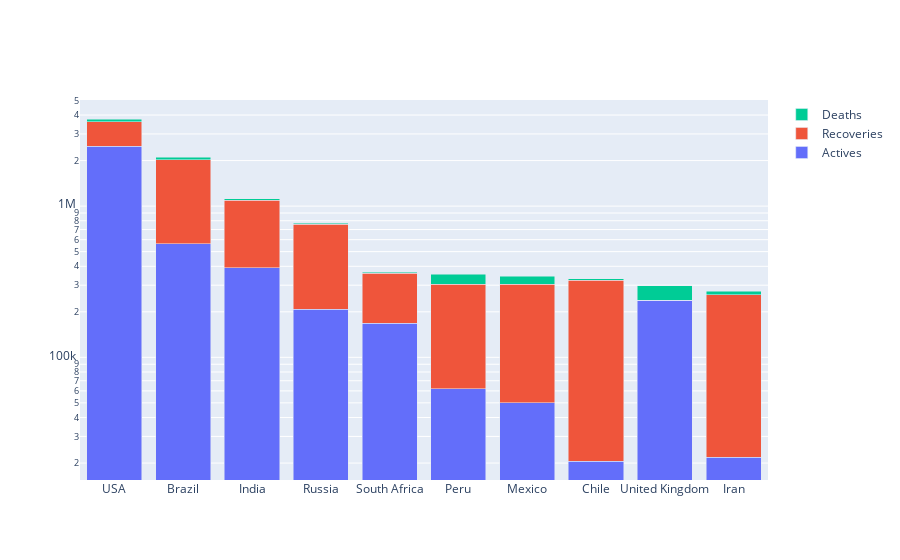

The notebook cell this image was saved under:
### Markdown cell above
# Problem 17
    Visualize the top 10 confirmed countries with number active, recoveries and deaths cases using the stacked bar chart.
![title](problem17.png)

### Code cell
fig = go.Figure(data=[
    go.Bar(name='Actives', x=top10.index, y=top10["Actives"].values),
    go.Bar(name='Recoveries', x=top10.index, y=top10["Recoveries"].values),
    go.Bar(name='Deaths', x=top10.index, y=top10["Deaths"].values),
])
# Change the bar mode
fig.update_layout(barmode='stack')
fig.update_yaxes(type="log")
fig.show()

### Figure 1 — Plotly figure (JSON) as saved in the notebook; plotly's stock layout.template omitted (floating-point values rounded to 4 significant figures)
{"data": [{"name": "Actives", "type": "bar", "x": ["USA", "Brazil", "India", "Russia", "South Africa", "Peru", "Mexico", "Chile", "United Kingdom", "Iran"], "y": [2495284, 562749, 390622, 208601, 168236, 62206, 50099, 20633, 237833, 21812]}, {"name": "Recoveries", "type": "bar", "x": ["USA", "Brazil", "India", "Russia", "South Africa", "Peru", "Mexico", "Chile", "United Kingdom", "Iran"], "y": [1131121, 1459072, 700087, 549387, 191059, 241955, 254941, 301794, 1413, 237788]}, {"name": "Deaths", "type": "bar", "x": ["USA", "Brazil", "India", "Russia", "South Africa", "Peru", "Mexico", "Chile", "United Kingdom", "Iran"], "y": [141197, 79578, 27497, 12323, 5033, 49429, 39184, 8503, 57108, 14188]}], "layout": {"barmode": "stack", "yaxis": {"type": "log"}}}
